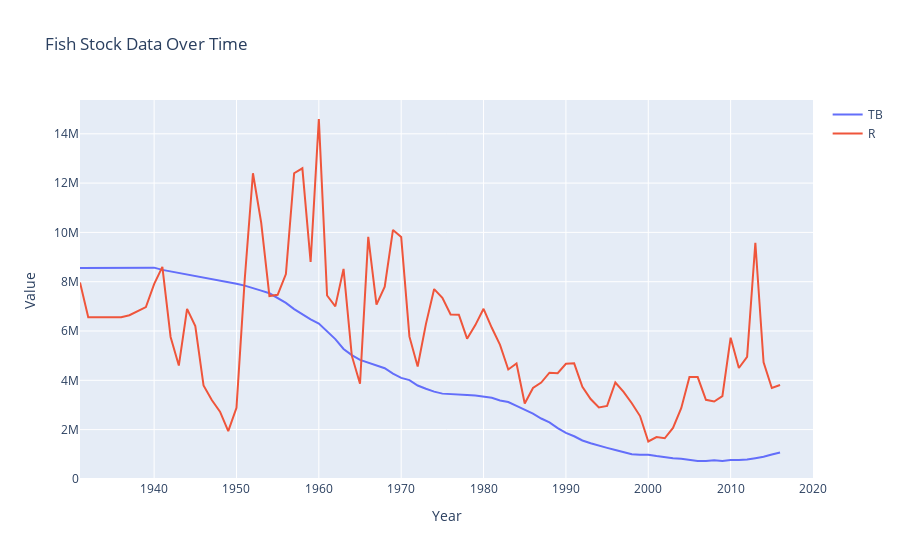

Notebook code for this chart:
### Code cell
# Create a line plot
fig = go.Figure()

# Add a line for TB
fig.add_trace(go.Scatter(
    x=df['year'],
    y=df['TB'],
    mode='lines',
    name='TB'
))

# Add a line for R
fig.add_trace(go.Scatter(
    x=df['year'],
    y=df['R'],
    mode='lines',
    name='R'
))

# Add title and labels
fig.update_layout(
    title='Fish Stock Data Over Time',
    xaxis_title='Year',
    yaxis_title='Value',
)

# Show the plot
fig.show()
